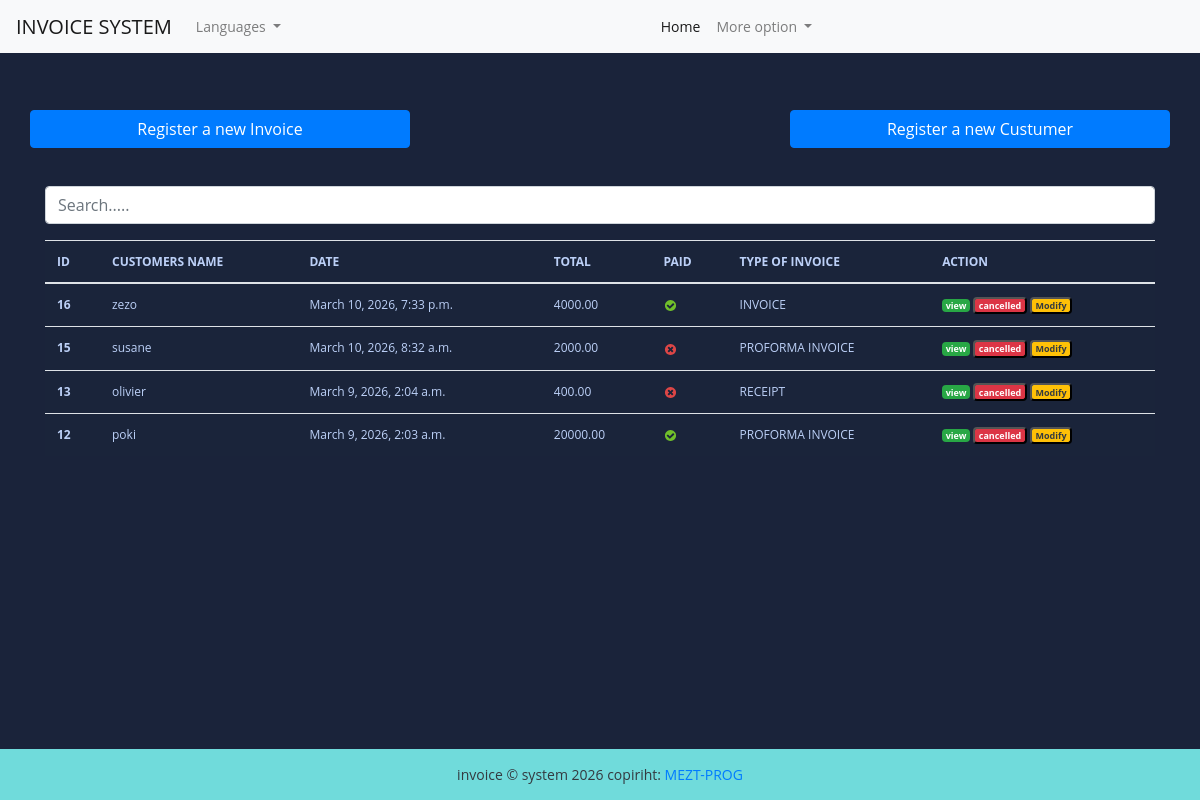
The app's page / (signed in) with its own data.
### fact_app/models.py (models this page shows, shortened)
class Invoice (models.Model):
    INVOICE_TYPE =[
        ('R', 'RECEIPT'),
        ('I', 'INVOICE'),
        ('P', 'PROFORMA INVOICE'),
    ]
    customer = models.ForeignKey(Customer, on_delete=models.PROTECT)
    save_by = models.ForeignKey(User, on_delete=models.PROTECT)
    invoice_date_time = models.DateTimeField(auto_now_add=True)
    total_amount = models.DecimalField(max_digits=100000, decimal_places=3, default= 0)
    last_update_date_time = models.DateTimeField(null=True, blank=True)
    paid = models.BooleanField(default=False)
    is_annuler = models.BooleanField(default=False)
    invoice_type = models.CharField(max_length=1, choices=INVOICE_TYPE)
    comments = models.TextField(blank=True, null=True, max_length=500)
    class Meta:
        verbose_name = "Invoice"
        verbose_name_plural = "Invoices"
    @property
    def get_total_amount(self):
        self.total_amount = sum(article.get_total_price for article in self.articles.all())
        return self.total_amount

class Customer(models.Model):
    SEX_CHOICES = [
        ('M', 'Male'),
        ('F', 'Feminine'),]
    regexEmail = '/^[^\s@]+@[^\s@]+\.[^\s@]+$/'
    regexTelephone = '/^6\d{8}$/'
    name = models.CharField(max_length=100)
    email = models.EmailField()
    phone = models.CharField(max_length=20)
    address = models.CharField(max_length=200)
    sex = models.CharField(max_length=1, choices=SEX_CHOICES)
    age = models.CharField(max_length=12)
    city = models.CharField(max_length=100)
    zipe_code = models.CharField(max_length=18)
    created_date = models.DateTimeField(auto_now_add=True)
    save_by = models.ForeignKey(User, on_delete= models.PROTECT)
    class Meta:
        verbose_name = "Customer"
        verbose_name_plural = "Customers"

class Article(models.Model):
    invoice = models.ForeignKey(Invoice, on_delete=models.CASCADE, related_name='articles')
    product = models.ForeignKey(Product, on_delete=models.PROTECT, related_name='articles')
    quantity = models.PositiveIntegerField(default=1)
    unit_price = models.DecimalField(max_digits=10, decimal_places=2)
    total_price = models.DecimalField(max_digits=10, decimal_places=2)
    class Meta:
        verbose_name = "Article"
        verbose_name_plural = "Articles"
    @property
    def get_total_price(self):
       self.total_price = self.quantity * self.unit_price
       return self.total_price

### fact_app/views.py (the view, shortened to what this page needs)
# urls.py: path('', views.HomeView.as_view(), name='home'),
class HomeView(LoginRequiredSuperuserMixin,View):
    template_name = "index.html"
    def get(self, request, *args, **kwags):
        invoices = Invoice.objects.select_related("customer", "save_by").filter(is_annuler=False).order_by('-invoice_date_time')
        items = pagination(request, invoices)
        context = {"invoices": items}
        return render(request, self.template_name, context)

### fact_app/utils.py (called while the page is built)
def pagination(request, invoices):
        default_page = 1
        page = request.GET.get('page', default_page)
        item_per_page = 10
        paginator = Paginator(invoices,item_per_page)
        try:
            items_page = paginator.page(page)
        except PageNotAnInteger:
            items_page = paginator.page(default_page)
        except EmptyPage:
            items_page = paginator.page(paginator.num_pages)
        return items_page

### templates/index.html (shortened to what this page needs)
{% extends "base.html" %}
{% load static %}
{% load i18n %}
{% block content %}
<br></br>
<div class="row">
   <a href="{% url 'add-invoice' %}" class="btn col-md-4 btn-primary">
      Register a new Invoice
   </a>
   <a href="#" class=" col-md-4 ">
   </a>
   <a href="{% url 'add-customer' %}" class="btn col-md-4 btn-primary">
      Register a new Custumer
   </a>
</div>
<br></br>
<div class="form-group">
   <input id="search" class="form-control" type="text" placeholder="Search.....">
</div>
<div>
   <table class="table table-striped-columns">
      <thead>
         <tr>
            <th scope="col">ID </th>
            <th scope="col">CUSTOMERS NAME</th>
            <th scope="col">DATE</th>
            <th scope="col">TOTAL</th>
            <th scope="col">PAID</th>
            <th scope="col">TYPE OF INVOICE</th>
            <th scope="col">ACTION</th>
         </tr>
      </thead>
      <tbody id="myTable">
         {% if invoices %}
         {% for facture in invoices %}
         <tr>
            <th scope="row">{{ facture.id }}</th>
            <td>{{ facture.customer.name }}</td>
            <td>{{ facture.invoice_date_time }}</td>
            <td>{{ facture.get_total_amount }}</td>
            <td>
               {% if facture.paid %}
               <img src="{% static 'images/icon-yes.svg' %}" alt="true">
               {% else %}
               <img src="{% static 'images/icon-no.svg' %}" alt="false">
               {% endif %}
            </td>
            <td>{{ facture.get_invoice_type_display }}</td>
            <td>
               <a href="{% url 'view-invoice' pk=facture.pk %}" title="Detail" class="badge text-white bg-success">
                  view
               </a>
               <button id="btn-invoice-sup" type="button" data-toggle="modal" data-target="#supprimer"
                  class="badge text-white bg-danger" title="Supprimer" data-id="{{ facture.pk }}"
                  data-customer="{{facture.customer.name}}">
                  cancelled
               </button>
               <button id="btn-invoice-mod" type="button" data-toggle="modal" title="Modifier" data-target="#modifier"
                  data-id="{{facture.pk}}" data-customer="{{facture.customer.name}}"
                  class="badge text-dark bg-warning">Modify
               </button>
            </td>
         </tr>
         {% endfor %}
         {% else %}
         <p class="text-center text-white">No invoice found.</p>
         {% endif %}
      </tbody>
   </table>
</div>
<br><br>
{% endblock %}

### static/styles/style.css (style rules this page uses)
body { margin: 0; padding: 0; font: 400 .875rem 'Open Sans', sans-serif; color: #bcd0f7; background: #1A233A; min-height: 100vh; display: flex; flex-direction: column; }
.table { background: #1a243a; color: #bcd0f7; font-size: .75rem; }

### records on screen
Invoice: id "16", customer.name "zezo", invoice_date_time "March 10, 2026, 7:33 p.m.", get_total_amount "4000.00", paid True (drawn), invoice_type "INVOICE"
Invoice: id "15", customer.name "susane", invoice_date_time "March 10, 2026, 8:32 a.m.", get_total_amount "2000.00", paid False (drawn), invoice_type "PROFORMA INVOICE"
Invoice: id "13", customer.name "olivier", invoice_date_time "March 9, 2026, 2:04 a.m.", get_total_amount "400.00", paid False (drawn), invoice_type "RECEIPT"
Invoice: id "12", customer.name "poki", invoice_date_time "March 9, 2026, 2:03 a.m.", get_total_amount "20000.00", paid True (drawn), invoice_type "PROFORMA INVOICE"
